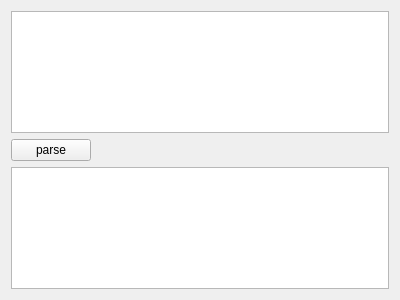
<?xml version="1.0" encoding="UTF-8"?>
<ui version="4.0">
 <class>Sentence</class>
 <widget class="QWidget" name="Sentence">
  <property name="geometry">
   <rect>
    <x>0</x>
    <y>0</y>
    <width>400</width>
    <height>300</height>
   </rect>
  </property>
  <property name="windowTitle">
   <string>Form</string>
  </property>
  <layout class="QGridLayout" name="gridLayout">
   <item row="1" column="0">
    <widget class="QPushButton" name="parse">
     <property name="text">
      <string>parse</string>
     </property>
    </widget>
   </item>
   <item row="1" column="1">
    <spacer name="horizontalSpacer">
     <property name="orientation">
      <enum>Qt::Horizontal</enum>
     </property>
     <property name="sizeHint" stdset="0">
      <size>
       <width>40</width>
       <height>20</height>
      </size>
     </property>
    </spacer>
   </item>
   <item row="0" column="0" colspan="2">
    <widget class="QTextEdit" name="textEdit"/>
   </item>
   <item row="2" column="0" colspan="2">
    <widget class="QTableWidget" name="tableWidget"/>
   </item>
  </layout>
 </widget>
 <resources/>
 <connections/>
</ui>
